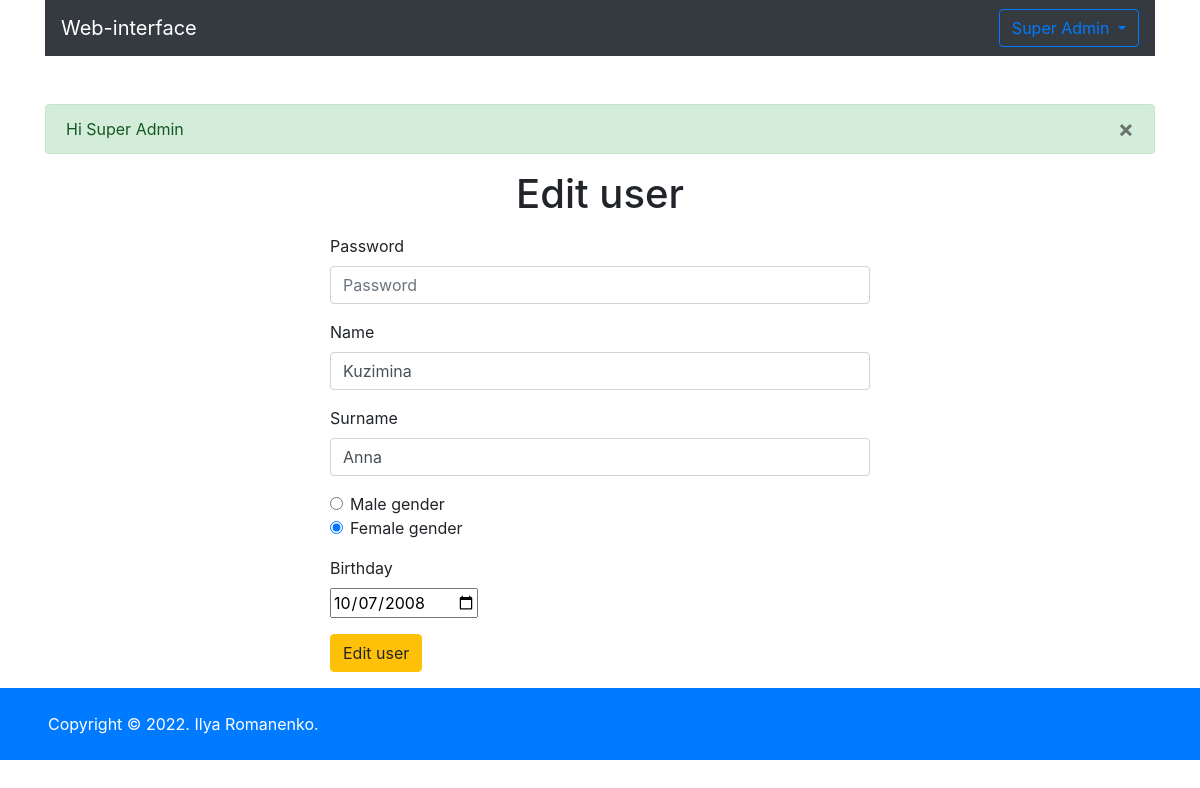
/actions/edit.php?id=51 (signed in), run on the app's committed database.
### tables this page shows
CREATE TABLE `users` (
  `id` int(11) NOT NULL,
  `login` varchar(255) NOT NULL,
  `password` varchar(255) NOT NULL,
  `name` varchar(255) NOT NULL,
  `surname` varchar(255) NOT NULL,
  `gender` varchar(1) NOT NULL,
  `birthday` text,
  `id_admin` int(1) NOT NULL DEFAULT '0',
  `is_deleted` varchar(1) NOT NULL DEFAULT '0'
);

### model.php (called while the page is built, shortened)
<?php
class Model
{
    private $connect;
    public function __construct($db)
    {
        try {
            $this->connect = new mysqli($db['host'], $db['userName'], $db['password'], $db['dataBase']);
        } catch (Exception $e) {
            echo 'Connection failed! ' . $e->getMessage();
        }
    }
    public function edit()
    {
        $userData = $_POST['User'];
    }
    public function view($data)
    {
        $validData = $this->validation($data);
        if ($validData['valid']) {
            $idUser = $validData['validFields']['id'];
            switch (isset($idUser)) {
                case true:
                    $fetchUser = $this->fetch('', ['id' => $idUser]);
                    if (!empty($fetchUser)) {
                        $user = $fetchUser[0];
                        $user['password'] = '';
                        return $user;
                    } else {
                        $_SESSION['errorField'] = 'This user does not exist, please try again';
                        header("Location: /");
                        die;
                    }
                    break;
            }
        }
        die;
    }
    public function fetch($fields, $whereFields = null, $sort = null, $limit = null)
    {
        $data = [];
        $queryRows = null;
        if (is_array($fields)) {
            for ($i = 0; $i < count($fields); $i++) {
                if ($i + 1 == count($fields)) {
                    $queryRows .= ' ' . $fields[$i];
                    break;
                }
                $queryRows .= ' ' . $fields[$i] . ',';
            }
        } else {
            $queryRows = '*';
        }
        $query = "SELECT $queryRows FROM users";
        if (!is_null($whereFields)) {
            $query .= ' WHERE ';
            foreach ($whereFields as $field => $value) {
                $query .= " $field = '$value'";
            }
            $query .= ' AND is_deleted = 0';
        } else {
            $query .= " WHERE is_deleted = '0'";
        }
        if ($sql = $this->connect->query($query)) {
            while ($row = mysqli_fetch_assoc($sql)) {
                $data[] = $row;
            }
        }
        return $data;
    }
    public function validation($data)
    {
        $formValid = [];
        $formValid['valid'] = true;
        $formValid['validFields'] = [];
        $formValid['notValidFields'] = [];
        foreach ($data as $key => $value) {
            if (isset($value) && (!empty($value) || $value === '0')) {
                $dataValid = htmlspecialchars($value);
                if ($key == 'id') {
                    $dataValid = (int)$dataValid;
                }
                $formValid['validFields'][$key] = $dataValid;
            } else {
                $formValid['valid'] = false;
                $formValid['notValidFields'][] = $key;
            }
        }
        return $formValid;
    }
}

### actions/edit.php (the view, shortened to what this page needs)
<?php
$titlePage = 'Edit user';
include_once $_SERVER['DOCUMENT_ROOT'] . '/template/head.php';
$userData = $model->view($_GET);
?>
<div class="row justify-content-center">
    <div class="col-6 align-self-center">
        <h1 class="text-center"><?= $titlePage ?></h1>
        <form action="" method="post">
            <div class="form-group">
                <label>Password</label>
                <input type="password" class="form-control" name="User[pass]" placeholder="Password" value="<?= $userData['password']; ?>">
            </div>
            <div class=" form-group">
                <label>Name</label>
                <input type="text" class="form-control" name="User[name]" placeholder="Name" value="<?= $userData['name']; ?>">
            </div>
            <div class="form-group">
                <label>Surname</label>
                <input type="text" class="form-control" name="User[surname]" placeholder="Surname" value="<?= $userData['surname']; ?>">
            </div>
            <div class="form-group">
                <div class="form-check">
                    <input class="form-check-input" type="radio" name="User[gender]" value="m" <? echo ($userData['gender'] == 'm') ?  'checked' : '' ?>>
                    <label class="form-check-label" for="RadiosGenderM">
                        Male gender
                    </label>
                </div>
                <div class="form-check">
                    <input class="form-check-input" type="radio" name="User[gender]" value="f" <? echo ($userData['gender'] == 'f') ?  'checked' : '' ?>>
                    <label class="form-check-label" for="RadiosGenderF">
                        Female gender
                    </label>
                </div>
            </div>
            <div class="form-group">
                <label>Birthday</label>
                <div class="input-group date" data-provide="datepicker">
                    <input type="date" id="form-control-datepicker" name="User[birthday]" value="<?= date('Y-m-d', $userData['birthday']); ?>">
                </div>
            </div>
            <div class="form-group">
                <button type="submit" class="btn btn-warning" name="User[edit]">Edit user</button>
            </div>
        </form>
    </div>
</div>
<?php
include_once $_SERVER['DOCUMENT_ROOT'] . '/template/footer.php';
?>

### data on the page
users: name "Kuzimina", surname "Anna", gender "☑", birthday "10/07/2008"

### other printed values
$userDataAuth['name'] "Super"
$userDataAuth['surname'] "Admin"
$_SESSION['succesField'] "Hi Super Admin"
$titlePage "Edit user"
$configApp['copyright'] "Copyright © 2022. Ilya Romanenko."
